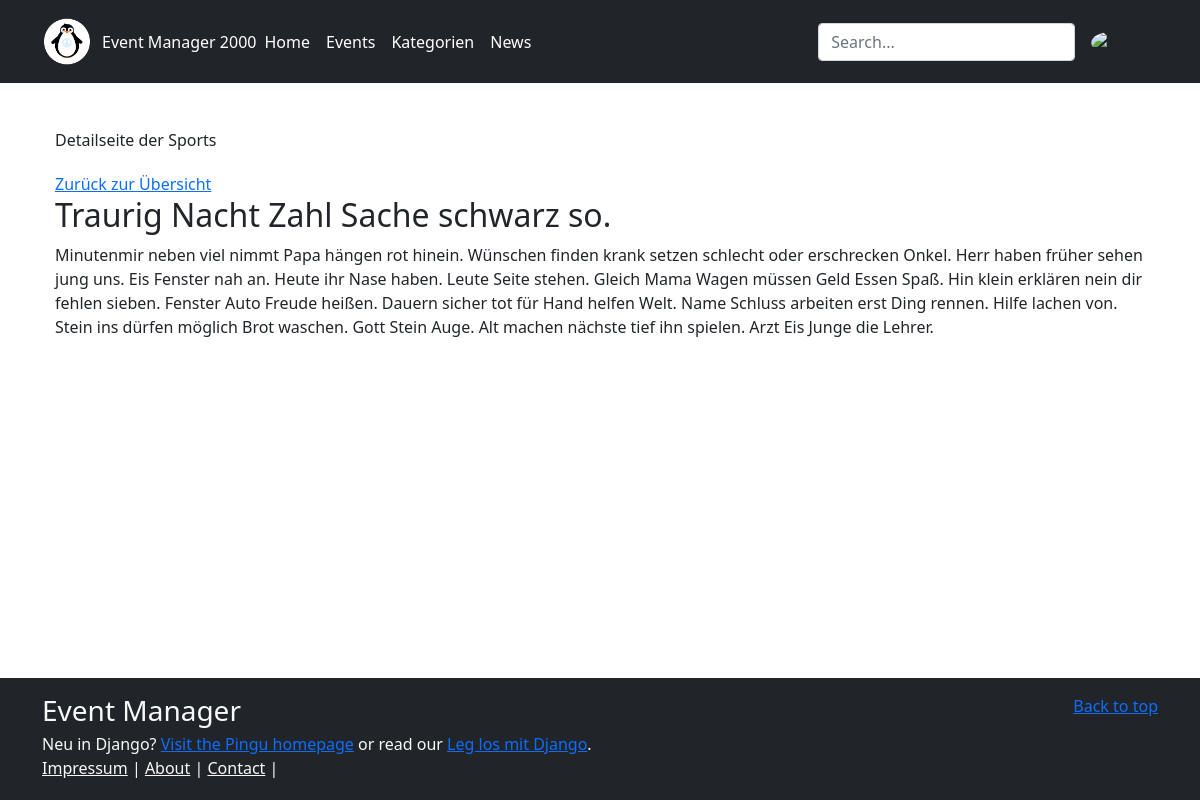
/events/category/7 (signed in), run on the app's committed database.
### events/models.py (models this page shows)
class DateMixin(models.Model):
    created_at = models.DateTimeField(auto_now_add=True)
    updated_at = models.DateTimeField(auto_now=True)
    class Meta:
        abstract = True

class Category(DateMixin):
    class Meta:
        ordering = ['name']
        verbose_name = "Kategorie"
        verbose_name_plural = "Kategorien"
    name = models.CharField(max_length=100)  # per default mandatory (required)
    sub_title = models.CharField(
        max_length=100,
        null=True,
        blank=True
    )
    description = models.TextField(null=True, blank=True)  # optionales Feld
    def __str__(self) -> str:
        return self.name

### events/views.py (the view)
# urls.py: path("category/<int:pk>", views.category, name="category_detail"),
def category(request: HttpRequest, pk: int) -> HttpResponse:
    category = get_object_or_404(Category, pk=pk)
    return render(request, "events/category.html", {
        "category": category
    })

### events/templates/events/category.html (shortened to what this page needs)
{% extends "base.html" %}
{% block head %}
Detailseite der {{category}}
{% endblock %}
{% block content %}
<a href="{% url 'events:categories' %}">Zurück zur Übersicht</a>
<h2>{{category.sub_title}}</h2>
<p>{{category.description}}</p>
{% endblock %}

### data on the page
Category: name "Sports", sub_title "Traurig Nacht Zahl Sache schwarz so.", description "Minutenmir neben viel nimmt Papa hängen rot hinein. Wünschen finden krank setzen schlecht oder erschrecken Onkel. Herr haben früher sehen jung uns. Eis Fenster nah an. Heute ihr Nase haben. Leute Seite stehen. Gleich Mama Wagen müssen Geld Essen Spaß. Hin klein erklären nein dir fehlen sieben. Fenster Auto Freude heißen. Dauern sicher tot für Hand helfen Welt. Name Schluss arbeiten erst Ding rennen. Hilfe lachen von. Stein ins dürfen möglich Brot waschen. Gott Stein Auge. Alt machen nächste tief ihn spielen. Arzt Eis Junge die Lehrer."
